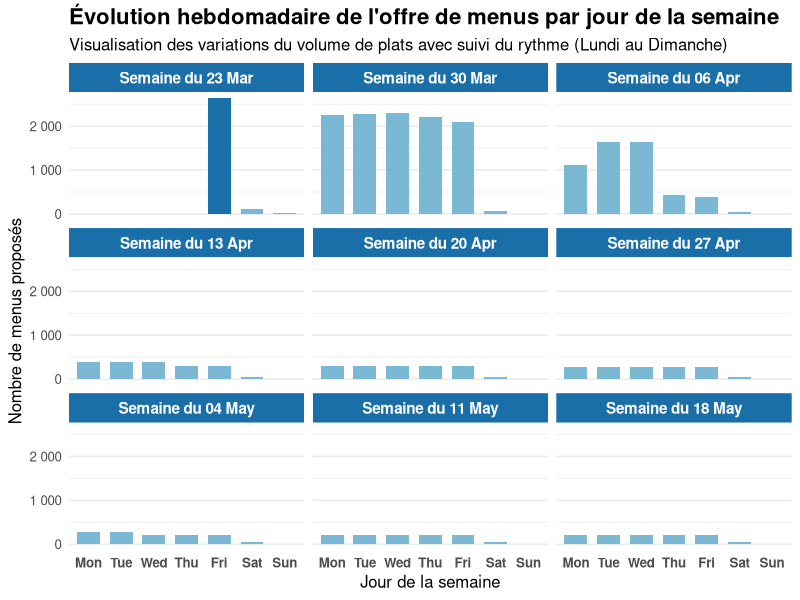

The R source for this figure:
library(dplyr)
library(ggplot2)
library(lubridate)
library(readr)
library(scales)

# 1. Chargement et conversion robuste
menus <- read_csv("../data/menus_complets_enrichis.csv", show_col_types = FALSE) %>%
  mutate(
    date_propre = dmy(date) # Conversion basée sur le format DD/MM/YYYY visible sur l'image
  )

# 2. Préparation des variables temporelles
menus_evol <- menus %>%
  filter(!is.na(date_propre)) %>%
  mutate(
    jour_semaine = wday(date_propre, label = TRUE, abbr = TRUE, week_start = 1),
    semaine_debut = floor_date(date_propre, unit = "week", week_start = 1)
  ) %>%
  mutate(semaine_label = paste("Semaine du", format(semaine_debut, "%d %b")))

# ==========================================
# ETAPE DEMANDÉE : LE COUNT PAR SEMAINE
# ==========================================
# Ce petit tableau va s'afficher directement dans ton document final Rmd
tableau_comptage <- menus_evol %>%
  group_by(semaine_label) %>%
  summarise(
    `Nombre total de menus` = n(),
    .groups = "drop"
  ) %>%
  arrange(semaine_label)

# Affichage du tableau de décompte dans le rapport
print(knitr::kable(tableau_comptage, caption = "Décompte du nombre total de menus enregistrés par semaine"))

# 3. Agrégation par jour pour le graphique
menus_par_jour_hebdo <- menus_evol %>%
  group_by(semaine_debut, semaine_label, jour_semaine) %>%
  count(name = "nb_menus") %>%
  ungroup() %>%
  mutate(highlight = nb_menus == max(nb_menus))

# 4. Affichage du graphique à échelle fixe
ggplot(menus_par_jour_hebdo, aes(x = jour_semaine, y = nb_menus, fill = highlight)) +
  geom_col(show.legend = FALSE, width = 0.7) +
  facet_wrap(~ reorder(semaine_label, semaine_debut), ncol = 3) +
  scale_fill_manual(values = c("FALSE" = "#7ab8d4", "TRUE" = "#1a6fa8")) +
  scale_y_continuous(labels = comma_format(big.mark = " ")) +
  labs(
    title    = "Évolution hebdomadaire de l'offre de menus par jour de la semaine",
    subtitle = "Visualisation des variations du volume de plats avec suivi du rythme (Lundi au Dimanche)",
    x        = "Jour de la semaine",
    y        = "Nombre de menus proposés"
  ) +
  theme_minimal(base_size = 12) +
  theme(
    plot.title    = element_text(face = "bold", size = 16),
    strip.text = element_text(face = "bold", size = 11, color = "white"),
    strip.background = element_rect(fill = "#1a6fa8", color = NA),
    panel.grid.major.x = element_blank(),
    axis.text.x = element_text(face = "bold")
  )
